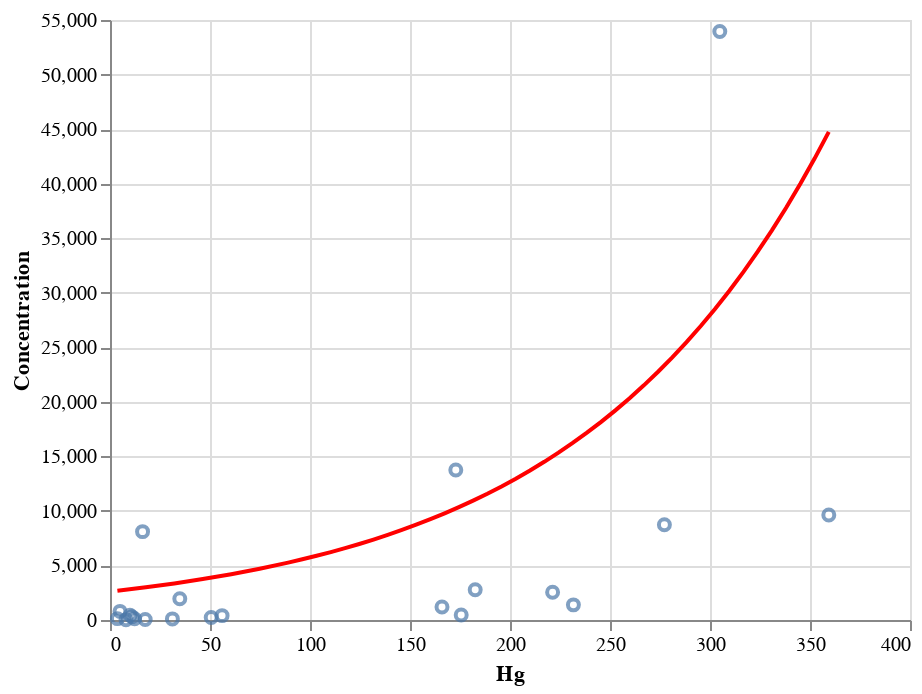

Write notebook code for a chart like this one.
### Code cell
MP_OM_Plot = alt.Chart(tot_samples).mark_point().encode(
    x= 'Hg', #alt.Y('Dx50',scale = alt.Scale(type= 'log')),
    y= 'Concentration', #alt.Y('Concentration',scale = alt.Scale(type= 'log')),
    tooltip='Sample'
)
MP_OM_Plot + MP_OM_Plot.transform_regression('Hg',
                          'Concentration',method="exp"
).mark_line(color="red")

### Figure 1 — Vega-Lite specification as saved in the notebook (floating-point values rounded to 4 significant figures)
{"config": {"view": {"continuousWidth": 400, "continuousHeight": 300}}, "layer": [{"mark": "point", "encoding": {"tooltip": {"type": "nominal", "field": "Sample"}, "x": {"type": "quantitative", "field": "Hg"}, "y": {"type": "quantitative", "field": "Concentration"}}}, {"mark": {"type": "line", "color": "red"}, "encoding": {"tooltip": {"type": "nominal", "field": "Sample"}, "x": {"type": "quantitative", "field": "Hg"}, "y": {"type": "quantitative", "field": "Concentration"}}, "transform": [{"on": "Hg", "regression": "Concentration", "method": "exp"}]}], "data": {"name": "data-37a277f7fddd0edcc091f17f283dc728"}, "$schema": "https://vega.github.io/schema/vega-lite/v4.8.1.json", "datasets": {"data-37a277f7fddd0edcc091f17f283dc728": [{"Sample": "Schlei_S10", "Frequency": 198, "FrequencyA500": 4.0, "FrequencyB500": 194.0, "Mass": 0.25, "GPS_LONs": 9.604, "GPS_LATs": 54.53, "Split": 1.0, "MP_D50": 85.71, "MPvolume": 2687000000.0, "Concentration": 792.0, "ConcentrationA500": 16.0, "ConcentrationB500": 776.0, "MPvolume_norm": 10750000000.0, "Station ID": "S10", "+ 15 cm ?": 1.0, "Date": "15-05-18", "Arrival": "10:20:00", "Sediment": null, "CTD": null, "Departure": null, "GPS LAT": "54° 31.516’", "GPS LON": "09° 36.213’", "Depth": 0.8, "Comments": "Klärwerk 3 (direkt am Auslauf)", "D50": 221.5, "Unnamed: 2": null, "20": 4.61, "25": 4.75, "32": 2.98, "38": 2.67, "45": 2.34, "53": 2.29, "63": 2.2, "75": 2.25, "90": 2.0, "106": 2.0, "125": 2.16, "150": 2.1, "180": 1.85, "212": 1.88, "250": 2.16, "300": 2.13, "355": 2.46, "425": 2.37, "500": 2.79, "600": 2.64, "710": 2.84, "850": 2.56, "1000": 2.62, "1180": 2.72, "1400": 3.05, "1700": 2.38, "2000": 2.11, "2360": 1.59, "2800": 0.93, "3350": 0.15, "4000": 0.0, "4750": 0.0, "5600": 0.0, "6300": 0.0, "6700": 0.0, "8000": 0.0, "9500": 0.0, " Below 63 µm": 48.05, " Below 90 µm": 52.5, " Below 125 µm": 56.5, " Below 180 µm": 60.76, " Below 250 µm": 64.48, " Below 355 µm": 68.78, " Below 500 µm": 73.61, " Below 710 µm": 79.04, " Below 1000 µm": 84.44, " Below 1400 µm": 89.78, " Below 2000 µm": 95.22, " Above 2000 µm": 4.78, "Dx 10": 7.65, "Dx 16": 10.9, "Dx 25": 17.0, "Dx 50": 73.5, "Dx 75": 548.0, "Dx 84": 972.0, "Dx 90": 1420.0, "TOC": 0.3995, "Hg": 5.0, "Dist_WWTP": 27.5, "Regio_Sep": "inner"}, {"Sample": "Schlei_S10_15cm", "Frequency": 243, "FrequencyA500": 1.0, "FrequencyB500": 242.0, "Mass": 0.03, "GPS_LONs": 9.604, "GPS_LATs": 54.53, "Split": 1.0, "MP_D50": 86.86, "MPvolume": 620200000.0, "Concentration": 8100.0, "ConcentrationA500": 33.0, "ConcentrationB500": 8067.0, "MPvolume_norm": 20670000000.0, "Station ID": "S10_d", "+ 15 cm ?": null, "Date": null, "Arrival": null, "Sediment": null, "CTD": null, "Departure": null, "GPS LAT": "54° 31.516’", "GPS LON": "09° 36.213’", "Depth": 0.8, "Comments": null, "D50": 209.5, "Unnamed: 2": null, "20": 7.14, "25": 8.04, "32": 5.54, "38": 5.3, "45": 4.9, "53": 4.85, "63": 4.5, "75": 4.1, "90": 3.12, "106": 2.59, "125": 2.14, "150": 1.55, "180": 1.01, "212": 0.74, "250": 0.67, "300": 0.54, "355": 0.51, "425": 0.42, "500": 0.44, "600": 0.37, "710": 0.38, "850": 0.29, "1000": 0.23, "1180": 0.17, "1400": 0.1, "1700": 0.04, "2000": 0.02, "2360": 0.0, "2800": 0.0, "3350": 0.0, "4000": 0.0, "4750": 0.0, "5600": 0.0, "6300": 0.0, "6700": 0.0, "8000": 0.0, "9500": 0.0, " Below 63 µm": 76.07, " Below 90 µm": 84.67, " Below 125 µm": 90.38, " Below 180 µm": 94.07, " Below 250 µm": 95.82, " Below 355 µm": 97.03, " Below 500 µm": 97.97, " Below 710 µm": 98.77, " Below 1000 µm": 99.44, " Below 1400 µm": 99.84, " Below 2000 µm": 99.98, " Above 2000 µm": 0.02, "Dx 10": 5.89, "Dx 16": 8.11, "Dx 25": 11.8, "Dx 50": 27.1, "Dx 75": 60.6, "Dx 84": 87.1, "Dx 90": 122.0, "TOC": 0.1685, "Hg": 16.28, "Dist_WWTP": 27.5, "Regio_Sep": "inner"}, {"Sample": "Schlei_S11", "Frequency": 103, "FrequencyA500": 3.0, "FrequencyB500": 100.0, "Mass": 0.081, "GPS_LONs": 9.614, "GPS_LATs": 54.52, "Split": 0.5, "MP_D50": 93.67, "MPvolume": 1052000000.0, "Concentration": 2543.0, "ConcentrationA500": 74.0, "ConcentrationB500": 2469.0, "MPvolume_norm": 25980000000.0, "Station ID": "S11", "+ 15 cm ?": null, "Date": "15-05-18", "Arrival": "10:30:00", "Sediment": "10:32:00", "CTD": "10:33:00", "Departure": null, "GPS LAT": "54° 31.426’", "GPS LON": "09° 36.865’", "Depth": 2.9, "Comments": null, "D50": 28.55, "Unnamed: 2": null, "20": 4.25, "25": 5.02, "32": 3.83, "38": 4.12, "45": 4.43, "53": 5.12, "63": 5.49, "75": 5.86, "90": 5.06, "106": 4.66, "125": 4.29, "150": 3.38, "180": 2.31, "212": 1.72, "250": 1.51, "300": 1.17, "355": 1.1, "425": 0.91, "500": 0.88, "600": 0.63, "710": 0.48, "850": 0.27, "1000": 0.18, "1180": 0.16, "1400": 0.18, "1700": 0.14, "2000": 0.12, "2360": 0.09, "2800": 0.05, "3350": 0.01, "4000": 0.0, "4750": 0.0, "5600": 0.0, "6300": 0.0, "6700": 0.0, "8000": 0.0, "9500": 0.0, " Below 63 µm": 59.35, " Below 90 µm": 70.71, " Below 125 µm": 80.43, " Below 180 µm": 88.09, " Below 250 µm": 92.11, " Below 355 µm": 94.79, " Below 500 µm": 96.8, " Below 710 µm": 98.32, " Below 1000 µm": 99.06, " Below 1400 µm": 99.4, " Below 2000 µm": 99.72, " Above 2000 µm": 0.28, "Dx 10": 5.45, "Dx 16": 8.0, "Dx 25": 13.3, "Dx 50": 45.4, "Dx 75": 103.0, "Dx 84": 145.0, "Dx 90": 206.0, "TOC": 10.82, "Hg": 221.3, "Dist_WWTP": 750.0, "Regio_Sep": "inner"}, {"Sample": "Schlei_S13", "Frequency": 244, "FrequencyA500": 4.0, "FrequencyB500": 240.0, "Mass": 0.071, "GPS_LONs": 9.622, "GPS_LATs": 54.52, "Split": 0.25, "MP_D50": 85.05, "MPvolume": 1061000000.0, "Concentration": 13750.0, "ConcentrationA500": 225.0, "ConcentrationB500": 13520.0, "MPvolume_norm": 59800000000.0, "Station ID": "S13", "+ 15 cm ?": null, "Date": "15-05-18", "Arrival": "12:32:00", "Sediment": "12:33:00", "CTD": "12:35:00", "Departure": null, "GPS LAT": "54° 30.94’", "GPS LON": "09° 37.292’", "Depth": 3.0, "Comments": null, "D50": 42.2, "Unnamed: 2": null, "20": 3.76, "25": 4.78, "32": 3.81, "38": 4.17, "45": 4.53, "53": 5.28, "63": 5.72, "75": 6.27, "90": 5.63, "106": 5.46, "125": 5.49, "150": 4.83, "180": 3.75, "212": 3.2, "250": 3.07, "300": 2.46, "355": 2.29, "425": 1.83, "500": 1.75, "600": 1.3, "710": 1.05, "850": 0.61, "1000": 0.34, "1180": 0.14, "1400": 0.03, "1700": 0.0, "2000": 0.0, "2360": 0.0, "2800": 0.0, "3350": 0.0, "4000": 0.0, "4750": 0.0, "5600": 0.0, "6300": 0.0, "6700": 0.0, "8000": 0.0, "9500": 0.0, " Below 63 µm": 44.77, " Below 90 µm": 56.77, " Below 125 µm": 67.85, " Below 180 µm": 78.18, " Below 250 µm": 85.13, " Below 355 µm": 90.66, " Below 500 µm": 94.77, " Below 710 µm": 97.83, " Below 1000 µm": 99.49, " Below 1400 µm": 99.97, " Below 2000 µm": 100.0, " Above 2000 µm": 6e-07, "Dx 10": 10.6, "Dx 16": 17.0, "Dx 25": 29.0, "Dx 50": 73.9, "Dx 75": 159.0, "Dx 84": 235.0, "Dx 90": 339.0, "TOC": 6.931, "Hg": 172.9, "Dist_WWTP": 1605.0, "Regio_Sep": "inner"}, {"Sample": "Schlei_S14", "Frequency": 25, "FrequencyA500": 0.0, "FrequencyB500": 25.0, "Mass": 0.25, "GPS_LONs": 9.639, "GPS_LATs": 54.52, "Split": 1.0, "MP_D50": 86.25, "MPvolume": 58150000.0, "Concentration": 100.0, "ConcentrationA500": 0.0, "ConcentrationB500": 100.0, "MPvolume_norm": 232600000.0, "Station ID": "S14", "+ 15 cm ?": null, "Date": "15-05-18", "Arrival": "13:30:00", "Sediment": "13:31:00", "CTD": "13:33:00", "Departure": "13:36:00", "GPS LAT": "54° 31.030’", "GPS LON": "09° 38.331’", "Depth": 2.3, "Comments": "Nordwestl. Stexwiger Enge", "D50": 166.0, "Unnamed: 2": null, "20": 3.36, "25": 3.77, "32": 2.69, "38": 2.75, "45": 2.87, "53": 3.34, "63": 3.72, "75": 4.31, "90": 4.12, "106": 4.28, "125": 4.73, "150": 4.6, "180": 3.95, "212": 3.79, "250": 4.03, "300": 3.57, "355": 3.62, "425": 3.08, "500": 3.15, "600": 2.52, "710": 2.26, "850": 1.57, "1000": 1.18, "1180": 0.87, "1400": 0.6, "1700": 0.26, "2000": 0.16, "2360": 0.1, "2800": 0.04, "3350": 0.01, "4000": 0.0, "4750": 0.0, "5600": 0.0, "6300": 0.0, "6700": 0.0, "8000": 0.0, "9500": 0.0, " Below 63 µm": 39.48, " Below 90 µm": 47.51, " Below 125 µm": 55.91, " Below 180 µm": 65.24, " Below 250 µm": 72.99, " Below 355 µm": 80.58, " Below 500 µm": 87.28, " Below 710 µm": 92.95, " Below 1000 µm": 96.78, " Below 1400 µm": 98.83, " Below 2000 µm": 99.69, " Above 2000 µm": 0.31, "Dx 10": 9.16, "Dx 16": 14.5, "Dx 25": 26.6, "Dx 50": 99.5, "Dx 75": 273.0, "Dx 84": 421.0, "Dx 90": 584.0, "TOC": 1.05, "Hg": 31.2, "Dist_WWTP": 2933.0, "Regio_Sep": "outlier"}, {"Sample": "Schlei_S15", "Frequency": 75, "FrequencyA500": 1.0, "FrequencyB500": 74.0, "Mass": 0.25, "GPS_LONs": 9.646, "GPS_LATs": 54.52, "Split": 1.0, "MP_D50": 90.73, "MPvolume": 1293000000.0, "Concentration": 300.0, "ConcentrationA500": 4.0, "ConcentrationB500": 296.0, "MPvolume_norm": 5172000000.0, "Station ID": "S15", "+ 15 cm ?": null, "Date": "15-05-18", "Arrival": "13:42:00", "Sediment": "13:46:00", "CTD": "13:47:00", "Departure": null, "GPS LAT": "54° 31.203’", "GPS LON": "09° 38.745’", "Depth": 2.2, "Comments": "Große Breite Nord West", "D50": 323.5, "Unnamed: 2": null, "20": 5.36, "25": 5.9, "32": 4.15, "38": 4.14, "45": 4.06, "53": 4.3, "63": 4.25, "75": 4.16, "90": 3.35, "106": 2.92, "125": 2.55, "150": 1.96, "180": 1.37, "212": 1.13, "250": 1.15, "300": 1.06, "355": 1.18, "425": 1.08, "500": 1.16, "600": 0.94, "710": 0.81, "850": 0.49, "1000": 0.28, "1180": 0.15, "1400": 0.09, "1700": 0.04, "2000": 0.03, "2360": 0.02, "2800": 0.01, "3350": 0.0, "4000": 0.0, "4750": 0.0, "5600": 0.0, "6300": 0.0, "6700": 0.0, "8000": 0.0, "9500": 0.0, " Below 63 µm": 69.8, " Below 90 µm": 78.22, " Below 125 µm": 84.49, " Below 180 µm": 88.99, " Below 250 µm": 91.49, " Below 355 µm": 93.7, " Below 500 µm": 95.96, " Below 710 µm": 98.07, " Below 1000 µm": 99.36, " Below 1400 µm": 99.8, " Below 2000 µm": 99.93, " Above 2000 µm": 0.07, "Dx 10": 5.2, "Dx 16": 6.97, "Dx 25": 10.1, "Dx 50": 28.0, "Dx 75": 78.1, "Dx 84": 121.0, "Dx 90": 203.0, "TOC": 0.64, "Hg": 11.0, "Dist_WWTP": 3455.0, "Regio_Sep": "inner"}, {"Sample": "Schlei_S17", "Frequency": 109, "FrequencyA500": 0.0, "FrequencyB500": 109.0, "Mass": 0.25, "GPS_LONs": 9.683, "GPS_LATs": 54.51, "Split": 1.0, "MP_D50": 81.91, "MPvolume": 224200000.0, "Concentration": 436.0, "ConcentrationA500": 0.0, "ConcentrationB500": 436.0, "MPvolume_norm": 896800000.0, "Station ID": "S17", "+ 15 cm ?": null, "Date": "15-05-18", "Arrival": "14:10:00", "Sediment": "14:12:00", "CTD": "14:14:00", "Departure": "14:15:00", "GPS LAT": "54° 30.433’", "GPS LON": "09° 40.979’", "Depth": 2.3, "Comments": null, "D50": 416.5, "Unnamed: 2": null, "20": 4.73, "25": 6.45, "32": 5.49, "38": 6.21, "45": 6.8, "53": 7.69, "63": 7.81, "75": 7.5, "90": 5.68, "106": 4.45, "125": 3.18, "150": 1.81, "180": 0.85, "212": 0.48, "250": 0.49, "300": 0.58, "355": 0.78, "425": 0.75, "500": 0.78, "600": 0.58, "710": 0.47, "850": 0.31, "1000": 0.24, "1180": 0.21, "1400": 0.23, "1700": 0.18, "2000": 0.16, "2360": 0.12, "2800": 0.07, "3350": 0.01, "4000": 0.0, "4750": 0.0, "5600": 0.0, "6300": 0.0, "6700": 0.0, "8000": 0.0, "9500": 0.0, " Below 63 µm": 62.29, " Below 90 µm": 77.6, " Below 125 µm": 87.73, " Below 180 µm": 92.71, " Below 250 µm": 94.04, " Below 355 µm": 95.11, " Below 500 µm": 96.63, " Below 710 µm": 98.0, " Below 1000 µm": 98.78, " Below 1400 µm": 99.23, " Below 2000 µm": 99.63, " Above 2000 µm": 0.37, "Dx 10": 7.42, "Dx 16": 11.7, "Dx 25": 20.1, "Dx 50": 47.5, "Dx 75": 84.2, "Dx 84": 108.0, "Dx 90": 141.0, "TOC": 0.6665, "Hg": 10.0, "Dist_WWTP": 5643.0, "Regio_Sep": "inner"}, {"Sample": "Schlei_S19", "Frequency": 31, "FrequencyA500": 0.0, "FrequencyB500": 31.0, "Mass": 0.25, "GPS_LONs": 9.703, "GPS_LATs": 54.51, "Split": 1.0, "MP_D50": 70.72, "MPvolume": 26490000.0, "Concentration": 124.0, "ConcentrationA500": 0.0, "ConcentrationB500": 124.0, "MPvolume_norm": 105900000.0, "Station ID": "S19", "+ 15 cm ?": null, "Date": "15-05-18", "Arrival": "14:45:00", "Sediment": "14:00:00", "CTD": "15:20:00", "Departure": null, "GPS LAT": "54° 30.753’", "GPS LON": "09° 42.157’", "Depth": 0.6, "Comments": null, "D50": 188.0, "Unnamed: 2": null, "20": 6.06, "25": 6.27, "32": 4.04, "38": 3.76, "45": 3.46, "53": 3.52, "63": 3.42, "75": 3.34, "90": 2.72, "106": 2.4, "125": 2.12, "150": 1.62, "180": 1.07, "212": 0.76, "250": 0.62, "300": 0.44, "355": 0.44, "425": 0.43, "500": 0.58, "600": 0.69, "710": 0.93, "850": 1.17, "1000": 1.6, "1180": 2.05, "1400": 2.6, "1700": 2.08, "2000": 1.78, "2360": 1.26, "2800": 0.66, "3350": 0.1, "4000": 0.0, "4750": 0.0, "5600": 0.0, "6300": 0.0, "6700": 0.0, "8000": 0.0, "9500": 0.0, " Below 63 µm": 65.14, " Below 90 µm": 71.9, " Below 125 µm": 77.01, " Below 180 µm": 80.75, " Below 250 µm": 82.58, " Below 355 µm": 83.64, " Below 500 µm": 84.51, " Below 710 µm": 85.78, " Below 1000 µm": 87.88, " Below 1400 µm": 91.52, " Below 2000 µm": 96.2, " Above 2000 µm": 3.8, "Dx 10": 6.52, "Dx 16": 8.75, "Dx 25": 12.5, "Dx 50": 31.5, "Dx 75": 109.0, "Dx 84": 412.0, "Dx 90": 1240.0, "TOC": 0.0615, "Hg": 3.7, "Dist_WWTP": 6836.0, "Regio_Sep": "outlier"}, {"Sample": "Schlei_S1_15cm", "Frequency": 357, "FrequencyA500": 4.0, "FrequencyB500": 353.0, "Mass": 0.063, "GPS_LONs": 9.557, "GPS_LATs": 54.51, "Split": 0.5887, "MP_D50": 90.52, "MPvolume": 69720000000.0, "Concentration": 9626.0, "ConcentrationA500": 108.0, "ConcentrationB500": 9518.0, "MPvolume_norm": 1880000000000.0, "Station ID": "S1_d", "+ 15 cm ?": null, "Date": null, "Arrival": null, "Sediment": null, "CTD": null, "Departure": null, "GPS LAT": "54° 30.45’", "GPS LON": "09° 33.43’", "Depth": 2.7, "Comments": null, "D50": 13.65, "Unnamed: 2": null, "20": 3.52, "25": 4.31, "32": 3.36, "38": 3.63, "45": 3.92, "53": 4.58, "63": 4.99, "75": 5.48, "90": 4.9, "106": 4.67, "125": 4.51, "150": 3.76, "180": 2.75, "212": 2.22, "250": 2.08, "300": 1.66, "355": 1.51, "425": 1.14, "500": 1.01, "600": 0.72, "710": 0.71, "850": 0.76, "1000": 1.06, "1180": 1.46, "1400": 2.07, "1700": 1.87, "2000": 1.79, "2360": 1.42, "2800": 0.85, "3350": 0.14, "4000": 0.0, "4750": 0.0, "5600": 0.0, "6300": 0.0, "6700": 0.0, "8000": 0.0, "9500": 0.0, " Below 63 µm": 46.47, " Below 90 µm": 56.94, " Below 125 µm": 66.51, " Below 180 µm": 74.78, " Below 250 µm": 79.76, " Below 355 µm": 83.5, " Below 500 µm": 86.15, " Below 710 µm": 87.87, " Below 1000 µm": 89.35, " Below 1400 µm": 91.86, " Below 2000 µm": 95.81, " Above 2000 µm": 4.19, "Dx 10": 7.44, "Dx 16": 12.1, "Dx 25": 22.5, "Dx 50": 71.3, "Dx 75": 182.0, "Dx 84": 376.0, "Dx 90": 1120.0, "TOC": 13.7, "Hg": 359.4, "Dist_WWTP": 4490.0, "Regio_Sep": "inner"}, {"Sample": "Schlei_S2", "Frequency": 243, "FrequencyA500": 4.0, "FrequencyB500": 239.0, "Mass": 0.25, "GPS_LONs": 9.591, "GPS_LATs": 54.51, "Split": 0.5, "MP_D50": 79.6, "MPvolume": 546200000.0, "Concentration": 1944.0, "ConcentrationA500": 32.0, "ConcentrationB500": 1912.0, "MPvolume_norm": 4370000000.0, "Station ID": "S2", "+ 15 cm ?": null, "Date": "14-05-18", "Arrival": "18:50:00", "Sediment": "18:50:00", "CTD": "18:58:00", "Departure": "18:58:00", "GPS LAT": "54° 30.462’", "GPS LON": "09° 35.433’", "Depth": 3.6, "Comments": "Fahrdorf und Offizierskasino", "D50": 257.0, "Unnamed: 2": null, "20": 5.58, "25": 6.52, "32": 4.73, "38": 4.76, "45": 4.66, "53": 4.88, "63": 4.76, "75": 4.55, "90": 3.59, "106": 3.05, "125": 2.56, "150": 1.86, "180": 1.2, "212": 0.9, "250": 0.88, "300": 0.84, "355": 1.02, "425": 1.02, "500": 1.22, "600": 1.1, "710": 1.04, "850": 0.73, "1000": 0.52, "1180": 0.35, "1400": 0.19, "1700": 0.07, "2000": 0.05, "2360": 0.03, "2800": 0.01, "3350": 0.0, "4000": 0.0, "4750": 0.0, "5600": 0.0, "6300": 0.0, "6700": 0.0, "8000": 0.0, "9500": 0.0, " Below 63 µm": 68.46, " Below 90 µm": 77.77, " Below 125 µm": 84.41, " Below 180 µm": 88.83, " Below 250 µm": 90.93, " Below 355 µm": 92.65, " Below 500 µm": 94.69, " Below 710 µm": 97.0, " Below 1000 µm": 98.77, " Below 1400 µm": 99.64, " Below 2000 µm": 99.9, " Above 2000 µm": 0.1, "Dx 10": 5.32, "Dx 16": 7.52, "Dx 25": 11.7, "Dx 50": 32.7, "Dx 75": 80.4, "Dx 84": 122.0, "Dx 90": 211.0, "TOC": 1.402, "Hg": 34.9, "Dist_WWTP": 2468.0, "Regio_Sep": "inner"}, {"Sample": "Schlei_S22", "Frequency": 30, "FrequencyA500": 0.0, "FrequencyB500": 30.0, "Mass": 0.066, "GPS_LONs": 9.769, "GPS_LATs": 54.56, "Split": 1.0, "MP_D50": 75.07, "MPvolume": 54720000.0, "Concentration": 455.0, "ConcentrationA500": 0.0, "ConcentrationB500": 455.0, "MPvolume_norm": 829100000.0, "Station ID": "S22", "+ 15 cm ?": null, "Date": "15-05-18", "Arrival": "18:02:00", "Sediment": "18:06:00", "CTD": "18:09:00", "Departure": null, "GPS LAT": "54° 33.605’", "GPS LON": "09° 46.132’", "Depth": 4.0, "Comments": "Ulsnis", "D50": 38.5, "Unnamed: 2": "32-38", "20": 3.44, "25": 3.9, "32": 2.93, "38": 3.11, "45": 3.28, "53": 3.71, "63": 3.92, "75": 4.16, "90": 3.64, "106": 3.44, "125": 3.37, "150": 2.92, "180": 2.28, "212": 2.04, "250": 2.15, "300": 1.97, "355": 2.17, "425": 2.0, "500": 2.23, "600": 1.96, "710": 1.9, "850": 1.46, "1000": 1.23, "1180": 1.04, "1400": 0.89, "1700": 0.56, "2000": 0.45, "2360": 0.31, "2800": 0.17, "3350": 0.03, "4000": 0.0, "4750": 0.0, "5600": 0.0, "6300": 0.0, "6700": 0.0, "8000": 0.0, "9500": 0.0, " Below 63 µm": 53.73, " Below 90 µm": 61.81, " Below 125 µm": 68.88, " Below 180 µm": 75.17, " Below 250 µm": 79.49, " Below 355 µm": 83.61, " Below 500 µm": 87.78, " Below 710 µm": 91.97, " Below 1000 µm": 95.33, " Below 1400 µm": 97.6, " Below 2000 µm": 99.04, " Above 2000 µm": 0.96, "Dx 10": 5.7, "Dx 16": 7.82, "Dx 25": 12.3, "Dx 50": 53.0, "Dx 75": 178.0, "Dx 84": 367.0, "Dx 90": 599.0, "TOC": 11.55, "Hg": 175.6, "Dist_WWTP": 14090.0, "Regio_Sep": "outer"}, {"Sample": "Schlei_S23", "Frequency": 129, "FrequencyA500": 1.0, "FrequencyB500": 128.0, "Mass": 0.093, "GPS_LONs": 9.781, "GPS_LATs": 54.57, "Split": 1.0, "MP_D50": 91.78, "MPvolume": 492600000.0, "Concentration": 1387.0, "ConcentrationA500": 11.0, "ConcentrationB500": 1376.0, "MPvolume_norm": 5297000000.0, "Station ID": "S23", "+ 15 cm ?": null, "Date": "15-05-18", "Arrival": "18:49:00", "Sediment": null, "CTD": null, "Departure": null, "GPS LAT": "54° 34.329’", "GPS LON": "09° 46.865’", "Depth": 3.1, "Comments": "Gummeby?", "D50": 11.2, "Unnamed: 2": null, "20": 3.55, "25": 3.87, "32": 2.63, "38": 2.56, "45": 2.5, "53": 2.71, "63": 2.84, "75": 3.08, "90": 2.8, "106": 2.79, "125": 2.93, "150": 2.73, "180": 2.28, "212": 2.15, "250": 2.3, "300": 2.09, "355": 2.24, "425": 2.04, "500": 2.35, "600": 2.29, "710": 2.63, "850": 2.65, "1000": 2.98, "1180": 3.32, "1400": 3.88, "1700": 3.07, "2000": 2.72, "2360": 2.05, "2800": 1.2, "3350": 0.19, "4000": 0.0, "4750": 0.0, "5600": 0.0, "6300": 0.0, "6700": 0.0, "8000": 0.0, "9500": 0.0, " Below 63 µm": 40.41, " Below 90 µm": 46.32, " Below 125 µm": 51.91, " Below 180 µm": 57.57, " Below 250 µm": 61.99, " Below 355 µm": 66.39, " Below 500 µm": 70.67, " Below 710 µm": 75.31, " Below 1000 µm": 80.59, " Below 1400 µm": 86.9, " Below 2000 µm": 93.84, " Above 2000 µm": 6.16, "Dx 10": 8.43, "Dx 16": 13.1, "Dx 25": 23.3, "Dx 50": 112.0, "Dx 75": 694.0, "Dx 84": 1210.0, "Dx 90": 1630.0, "TOC": 12.22, "Hg": 231.7, "Dist_WWTP": 15660.0, "Regio_Sep": "outer"}, {"Sample": "Schlei_S24", "Frequency": 21, "FrequencyA500": 0.0, "FrequencyB500": 21.0, "Mass": 0.188, "GPS_LONs": 9.812, "GPS_LATs": 54.58, "Split": 0.5, "MP_D50": 155.6, "MPvolume": 37780000.0, "Concentration": 223.0, "ConcentrationA500": 0.0, "ConcentrationB500": 223.0, "MPvolume_norm": 401900000.0, "Station ID": "S24", "+ 15 cm ?": null, "Date": "15-05-18", "Arrival": "19:06:00", "Sediment": "19:06:00", "CTD": null, "Departure": null, "GPS LAT": "54° 34.620’", "GPS LON": "09° 48.741’", "Depth": 4.7, "Comments": "Lindaunis", "D50": 51.5, "Unnamed: 2": null, "20": 5.37, "25": 5.75, "32": 3.86, "38": 3.7, "45": 3.49, "53": 3.59, "63": 3.51, "75": 3.46, "90": 2.87, "106": 2.62, "125": 2.53, "150": 2.26, "180": 1.91, "212": 1.9, "250": 2.11, "300": 1.86, "355": 1.64, "425": 1.05, "500": 0.57, "600": 0.09, "710": 0.0, "850": 0.0, "1000": 0.0, "1180": 0.0, "1400": 0.0, "1700": 0.0, "2000": 0.0, "2360": 0.0, "2800": 0.0, "3350": 0.0, "4000": 0.0, "4750": 0.0, "5600": 0.0, "6300": 0.0, "6700": 0.0, "8000": 0.0, "9500": 0.0, " Below 63 µm": 71.63, " Below 90 µm": 78.61, " Below 125 µm": 84.09, " Below 180 µm": 88.88, " Below 250 µm": 92.68, " Below 355 µm": 96.65, " Below 500 µm": 99.34, " Below 710 µm": 100.0, " Below 1000 µm": 100.0, " Below 1400 µm": 100.0, " Below 2000 µm": 100.0, " Above 2000 µm": 3e-11, "Dx 10": 4.49, "Dx 16": 6.04, "Dx 25": 8.76, "Dx 50": 23.7, "Dx 75": 74.5, "Dx 84": 124.0, "Dx 90": 198.0, "TOC": 1.979, "Hg": 50.6, "Dist_WWTP": 17540.0, "Regio_Sep": "outer"}, {"Sample": "Schlei_S25", "Frequency": 154, "FrequencyA500": 1.0, "FrequencyB500": 153.0, "Mass": 0.13, "GPS_LONs": 9.887, "GPS_LATs": 54.61, "Split": 1.0, "MP_D50": 86.94, "MPvolume": 342900000.0, "Concentration": 1185.0, "ConcentrationA500": 8.0, "ConcentrationB500": 1177.0, "MPvolume_norm": 2638000000.0, "Station ID": "S25", "+ 15 cm ?": null, "Date": "15-05-18", "Arrival": "19:37:00", "Sediment": "19:37:00", "CTD": null, "Departure": null, "GPS LAT": "54° 36.857’", "GPS LON": "09° 53.229’", "Depth": 3.0, "Comments": "Faullück", "D50": 23.05, "Unnamed: 2": null, "20": 3.47, "25": 4.33, "32": 3.53, "38": 3.99, "45": 4.49, "53": 5.36, "63": 5.88, "75": 6.36, "90": 5.51, "106": 5.04, "125": 4.56, "150": 3.48, "180": 2.27, "212": 1.58, "250": 1.32, "300": 1.01, "355": 1.0, "425": 0.87, "500": 0.9, "600": 0.66, "710": 0.48, "850": 0.19, "1000": 0.03, "1180": 0.0, "1400": 0.0, "1700": 0.0, "2000": 0.0, "2360": 0.0, "2800": 0.0, "3350": 0.0, "4000": 0.0, "4750": 0.0, "5600": 0.0, "6300": 0.0, "6700": 0.0, "8000": 0.0, "9500": 0.0, " Below 63 µm": 58.86, " Below 90 µm": 71.1, " Below 125 µm": 81.65, " Below 180 µm": 89.69, " Below 250 µm": 93.54, " Below 355 µm": 95.87, " Below 500 µm": 97.74, " Below 710 µm": 99.3, " Below 1000 µm": 99.97, " Below 1400 µm": 100.0, " Below 2000 µm": 100.0, " Above 2000 µm": 9e-09, "Dx 10": 4.19, "Dx 16": 6.3, "Dx 25": 11.2, "Dx 50": 46.7, "Dx 75": 101.0, "Dx 84": 137.0, "Dx 90": 183.0, "TOC": 8.713, "Hg": 166.0, "Dist_WWTP": 24020.0, "Regio_Sep": "outer"}, {"Sample": "Schlei_S26", "Frequency": 13, "FrequencyA500": 0.0, "FrequencyB500": 13.0, "Mass": 0.25, "GPS_LONs": 9.924, "GPS_LATs": 54.62, "Split": 1.0, "MP_D50": 106.7, "MPvolume": 18810000.0, "Concentration": 52.0, "ConcentrationA500": 0.0, "ConcentrationB500": 52.0, "MPvolume_norm": 75230000.0, "Station ID": "S26", "+ 15 cm ?": null, "Date": "15-05-18", "Arrival": "20:28:00", "Sediment": "20:30:00", "CTD": null, "Departure": null, "GPS LAT": "54° 37.483’", "GPS LON": "09° 55.42’", "Depth": 2.3, "Comments": null, "D50": 278.0, "Unnamed: 2": null, "20": 3.88, "25": 4.23, "32": 2.93, "38": 2.9, "45": 2.86, "53": 3.09, "63": 3.18, "75": 3.36, "90": 2.98, "106": 2.9, "125": 3.01, "150": 2.8, "180": 2.35, "212": 2.25, "250": 2.47, "300": 2.32, "355": 2.57, "425": 2.39, "500": 2.71, "600": 2.41, "710": 2.35, "850": 1.8, "1000": 1.5, "1180": 1.28, "1400": 1.15, "1700": 0.75, "2000": 0.62, "2360": 0.44, "2800": 0.25, "3350": 0.04, "4000": 0.0, "4750": 0.0, "5600": 0.0, "6300": 0.0, "6700": 0.0, "8000": 0.0, "9500": 0.0, " Below 63 µm": 52.13, " Below 90 µm": 58.67, " Below 125 µm": 64.55, " Below 180 µm": 70.36, " Below 250 µm": 74.96, " Below 355 µm": 79.74, " Below 500 µm": 84.71, " Below 710 µm": 89.82, " Below 1000 µm": 93.98, " Below 1400 µm": 96.75, " Below 2000 µm": 98.65, " Above 2000 µm": 1.35, "Dx 10": 5.4, "Dx 16": 7.95, "Dx 25": 13.3, "Dx 50": 55.9, "Dx 75": 251.0, "Dx 84": 477.0, "Dx 90": 719.0, "TOC": 0.1885, "Hg": 17.6, "Dist_WWTP": 26570.0, "Regio_Sep": "outer"}, {"Sample": "Schlei_S27", "Frequency": 173, "FrequencyA500": 0.0, "FrequencyB500": 173.0, "Mass": 0.25, "GPS_LONs": 9.933, "GPS_LATs": 54.64, "Split": 0.25, "MP_D50": 91.83, "MPvolume": 376100000.0, "Concentration": 2768.0, "ConcentrationA500": 0.0, "ConcentrationB500": 2768.0, "MPvolume_norm": 6017000000.0, "Station ID": "S27", "+ 15 cm ?": null, "Date": "15-05-18", "Arrival": "20:47:00", "Sediment": null, "CTD": null, "Departure": null, "GPS LAT": "54° 38.155’", "GPS LON": "09° 55.992’", "Depth": 1.2, "Comments": null, "D50": 22.2, "Unnamed: 2": null, "20": 4.89, "25": 5.45, "32": 3.86, "38": 3.88, "45": 3.89, "53": 4.31, "63": 4.58, "75": 5.08, "90": 4.73, "106": 4.81, "125": 5.12, "150": 4.62, "180": 3.43, "212": 2.4, "250": 1.5, "300": 0.33, "355": 0.0, "425": 0.0, "500": 0.0, "600": 0.0, "710": 0.0, "850": 0.0, "1000": 0.0, "1180": 0.0, "1400": 0.0, "1700": 0.0, "2000": 0.0, "2360": 0.0, "2800": 0.0, "3350": 0.0, "4000": 0.0, "4750": 0.0, "5600": 0.0, "6300": 0.0, "6700": 0.0, "8000": 0.0, "9500": 0.0, " Below 63 µm": 63.39, " Below 90 µm": 73.05, " Below 125 µm": 82.6, " Below 180 µm": 92.34, " Below 250 µm": 98.16, " Below 355 µm": 100.0, " Below 500 µm": 100.0, " Below 710 µm": 100.0, " Below 1000 µm": 100.0, " Below 1400 µm": 100.0, " Below 2000 µm": 100.0, " Above 2000 µm": 6e-14, "Dx 10": 5.5, "Dx 16": 7.6, "Dx 25": 11.6, "Dx 50": 35.9, "Dx 75": 96.3, "Dx 84": 131.0, "Dx 90": 163.0, "TOC": 6.883, "Hg": 182.6, "Dist_WWTP": 28530.0, "Regio_Sep": "outer"}, {"Sample": "Schlei_S3", "Frequency": 262, "FrequencyA500": 6.0, "FrequencyB500": 256.0, "Mass": 0.06, "GPS_LONs": 9.601, "GPS_LATs": 54.51, "Split": 0.5, "MP_D50": 88.33, "MPvolume": 941600000.0, "Concentration": 8733.0, "ConcentrationA500": 200.0, "ConcentrationB500": 8533.0, "MPvolume_norm": 31390000000.0, "Station ID": "S3", "+ 15 cm ?": null, "Date": "14-05-18", "Arrival": "19:08:00", "Sediment": null, "CTD": "19:18:00", "Departure": null, "GPS LAT": "54° 30.519’", "GPS LON": "09° 36.039’", "Depth": 3.8, "Comments": "zw. Fahrdorf und Windmühle", "D50": 12.5, "Unnamed: 2": null, "20": 5.29, "25": 6.23, "32": 4.64, "38": 4.82, "45": 4.9, "53": 5.34, "63": 5.38, "75": 5.32, "90": 4.28, "106": 3.67, "125": 3.08, "150": 2.21, "180": 1.4, "212": 1.03, "250": 0.97, "300": 0.83, "355": 0.84, "425": 0.68, "500": 0.62, "600": 0.4, "710": 0.29, "850": 0.19, "1000": 0.19, "1180": 0.21, "1400": 0.25, "1700": 0.2, "2000": 0.17, "2360": 0.13, "2800": 0.08, "3350": 0.01, "4000": 0.0, "4750": 0.0, "5600": 0.0, "6300": 0.0, "6700": 0.0, "8000": 0.0, "9500": 0.0, " Below 63 µm": 67.56, " Below 90 µm": 78.27, " Below 125 µm": 86.22, " Below 180 µm": 91.51, " Below 250 µm": 93.94, " Below 355 µm": 95.74, " Below 500 µm": 97.26, " Below 710 µm": 98.28, " Below 1000 µm": 98.76, " Below 1400 µm": 99.16, " Below 2000 µm": 99.61, " Above 2000 µm": 0.39, "Dx 10": 5.62, "Dx 16": 7.86, "Dx 25": 12.1, "Dx 50": 34.7, "Dx 75": 80.4, "Dx 84": 113.0, "Dx 90": 158.0, "TOC": 13.63, "Hg": 277.2, "Dist_WWTP": 2068.0, "Regio_Sep": "inner"}, {"Sample": "Schlei_S30", "Frequency": 81, "FrequencyA500": 5.0, "FrequencyB500": 76.0, "Mass": 0.203, "GPS_LONs": 9.945, "GPS_LATs": 54.67, "Split": 1.0, "MP_D50": 122.3, "MPvolume": 27220000000.0, "Concentration": 399.0, "ConcentrationA500": 25.0, "ConcentrationB500": 374.0, "MPvolume_norm": 134100000000.0, "Station ID": "S30", "+ 15 cm ?": null, "Date": "16-05-18", "Arrival": "09:37:00", "Sediment": "09:40:00", "CTD": null, "Departure": null, "GPS LAT": "54° 40.317’", "GPS LON": "09° 56.671’", "Depth": 12.1, "Comments": null, "D50": 48.0, "Unnamed: 2": null, "20": 2.98, "25": 3.32, "32": 2.31, "38": 2.27, "45": 2.24, "53": 2.44, "63": 2.56, "75": 2.79, "90": 2.57, "106": 2.6, "125": 2.83, "150": 2.78, "180": 2.48, "212": 2.54, "250": 2.93, "300": 2.86, "355": 3.26, "425": 3.09, "500": 3.59, "600": 3.39, "710": 3.64, "850": 3.3, "1000": 3.32, "1180": 3.3, "1400": 3.41, "1700": 2.48, "2000": 2.09, "2360": 1.52, "2800": 0.87, "3350": 0.14, "4000": 0.0, "4750": 0.0, "5600": 0.0, "6300": 0.0, "6700": 0.0, "8000": 0.0, "9500": 0.0, " Below 63 µm": 35.67, " Below 90 µm": 41.02, " Below 125 µm": 46.19, " Below 180 µm": 51.79, " Below 250 µm": 56.81, " Below 355 µm": 62.61, " Below 500 µm": 68.96, " Below 710 µm": 75.94, " Below 1000 µm": 82.88, " Below 1400 µm": 89.5, " Below 2000 µm": 95.39, " Above 2000 µm": 4.61, "Dx 10": 8.75, "Dx 16": 14.5, "Dx 25": 28.8, "Dx 50": 160.0, "Dx 75": 678.0, "Dx 84": 1060.0, "Dx 90": 1440.0, "TOC": 2.388, "Hg": 56.04, "Dist_WWTP": 32500.0, "Regio_Sep": "outer"}, {"Sample": "Schlei_S31", "Frequency": 9, "FrequencyA500": 0.0, "FrequencyB500": 9.0, "Mass": 0.078, "GPS_LONs": 10.02, "GPS_LATs": 54.68, "Split": 1.0, "MP_D50": 72.23, "MPvolume": 10320000.0, "Concentration": 115.0, "ConcentrationA500": 0.0, "ConcentrationB500": 115.0, "MPvolume_norm": 132300000.0, "Station ID": "S31", "+ 15 cm ?": null, "Date": "16-05-18", "Arrival": "10:45:00", "Sediment": null, "CTD": null, "Departure": null, "GPS LAT": "54° 40.542’", "GPS LON": "10° 01.118’", "Depth": 4.0, "Comments": null, "D50": 152.5, "Unnamed: 2": null, "20": 0.91, "25": 1.13, "32": 0.86, "38": 0.91, "45": 0.98, "53": 1.17, "63": 1.36, "75": 1.67, "90": 1.71, "106": 1.9, "125": 2.35, "150": 2.62, "180": 2.65, "212": 3.1, "250": 3.91, "300": 4.02, "355": 4.56, "425": 4.08, "500": 4.34, "600": 3.8, "710": 4.14, "850": 4.26, "1000": 5.17, "1180": 6.23, "1400": 7.88, "1700": 6.57, "2000": 5.99, "2360": 4.59, "2800": 2.7, "3350": 0.44, "4000": 0.0, "4750": 0.0, "5600": 0.0, "6300": 0.0, "6700": 0.0, "8000": 0.0, "9500": 0.0, " Below 63 µm": 9.95, " Below 90 µm": 12.99, " Below 125 µm": 16.6, " Below 180 µm": 21.57, " Below 250 µm": 27.32, " Below 355 µm": 35.24, " Below 500 µm": 43.88, " Below 710 µm": 52.03, " Below 1000 µm": 60.44, " Below 1400 µm": 71.83, " Below 2000 µm": 86.28, " Above 2000 µm": 13.72, "Dx 10": 63.4, "Dx 16": 119.0, "Dx 25": 221.0, "Dx 50": 649.0, "Dx 75": 1520.0, "Dx 84": 1890.0, "Dx 90": 2210.0, "TOC": 1.108, "Hg": 12.29, "Dist_WWTP": 37480.0, "Regio_Sep": "outer"}, {"Sample": "Schlei_S5", "Frequency": 8, "FrequencyA500": 0.0, "FrequencyB500": 8.0, "Mass": 0.25, "GPS_LONs": 9.627, "GPS_LATs": 54.53, "Split": 1.0, "MP_D50": 99.83, "MPvolume": 91150000.0, "Concentration": 32.0, "ConcentrationA500": 0.0, "ConcentrationB500": 32.0, "MPvolume_norm": 364600000.0, "Station ID": "S5", "+ 15 cm ?": 1.0, "Date": "15-05-18", "Arrival": "09:10:00", "Sediment": "09:13:00", "CTD": "09:14:00", "Departure": "09:16:00", "GPS LAT": "54° 31.794’", "GPS LON": "09° 37.595’", "Depth": 1.4, "Comments": "Füsinger Au", "D50": 293.0, "Unnamed: 2": null, "20": 2.72, "25": 3.14, "32": 2.28, "38": 2.34, "45": 2.4, "53": 2.72, "63": 2.93, "75": 3.26, "90": 3.01, "106": 3.02, "125": 3.2, "150": 2.97, "180": 2.45, "212": 2.23, "250": 2.25, "300": 1.89, "355": 1.79, "425": 1.44, "500": 1.44, "600": 1.23, "710": 1.33, "850": 1.35, "1000": 1.61, "1180": 1.93, "1400": 2.45, "1700": 2.06, "2000": 1.89, "2360": 1.46, "2800": 0.86, "3350": 0.14, "4000": 0.0, "4750": 0.0, "5600": 0.0, "6300": 0.0, "6700": 0.0, "8000": 0.0, "9500": 0.0, " Below 63 µm": 51.8, " Below 90 µm": 57.98, " Below 125 µm": 64.0, " Below 180 µm": 70.18, " Below 250 µm": 74.86, " Below 355 µm": 79.0, " Below 500 µm": 82.23, " Below 710 µm": 84.91, " Below 1000 µm": 87.59, " Below 1400 µm": 91.13, " Below 2000 µm": 95.65, " Above 2000 µm": 4.35, "Dx 10": 0.353, "Dx 16": 2.84, "Dx 25": 7.41, "Dx 50": 56.3, "Dx 75": 253.0, "Dx 84": 627.0, "Dx 90": 1270.0, "TOC": 0.1235, "Hg": 8.0, "Dist_WWTP": 1602.0, "Regio_Sep": "river"}, {"Sample": "Schlei_S8", "Frequency": 1416, "FrequencyA500": 31.0, "FrequencyB500": 1385.0, "Mass": 0.105, "GPS_LONs": 9.606, "GPS_LATs": 54.53, "Split": 0.25, "MP_D50": 103.0, "MPvolume": 79950000000000.0, "Concentration": 53940.0, "ConcentrationA500": 1181.0, "ConcentrationB500": 52760.0, "MPvolume_norm": 3046000000000000.0, "Station ID": "S8", "+ 15 cm ?": null, "Date": "15-05-18", "Arrival": "10:00:00", "Sediment": "10:02:00", "CTD": "10:04:00", "Departure": null, "GPS LAT": "54° 31.516’", "GPS LON": "09° 36.387’", "Depth": 2.0, "Comments": "Auslauf Klärwerk", "D50": 19.65, "Unnamed: 2": null, "20": 5.23, "25": 6.24, "32": 4.55, "38": 4.63, "45": 4.66, "53": 5.12, "63": 5.32, "75": 5.6, "90": 4.85, "106": 4.53, "125": 4.3, "150": 3.54, "180": 2.56, "212": 2.06, "250": 1.96, "300": 1.63, "355": 1.66, "425": 1.44, "500": 1.49, "600": 1.17, "710": 0.98, "850": 0.58, "1000": 0.34, "1180": 0.17, "1400": 0.09, "1700": 0.06, "2000": 0.04, "2360": 0.03, "2800": 0.01, "3350": 0.0, "4000": 0.0, "4750": 0.0, "5600": 0.0, "6300": 0.0, "6700": 0.0, "8000": 0.0, "9500": 0.0, " Below 63 µm": 55.59, " Below 90 µm": 66.5, " Below 125 µm": 75.88, " Below 180 µm": 83.72, " Below 250 µm": 88.34, " Below 355 µm": 91.93, " Below 500 µm": 95.03, " Below 710 µm": 97.69, " Below 1000 µm": 99.26, " Below 1400 µm": 99.76, " Below 2000 µm": 99.91, " Above 2000 µm": 0.09, "Dx 10": 8.25, "Dx 16": 12.5, "Dx 25": 19.9, "Dx 50": 52.2, "Dx 75": 121.0, "Dx 84": 183.0, "Dx 90": 291.0, "TOC": 16.4, "Hg": 304.9, "Dist_WWTP": 211.0, "Regio_Sep": "inner"}]}}
